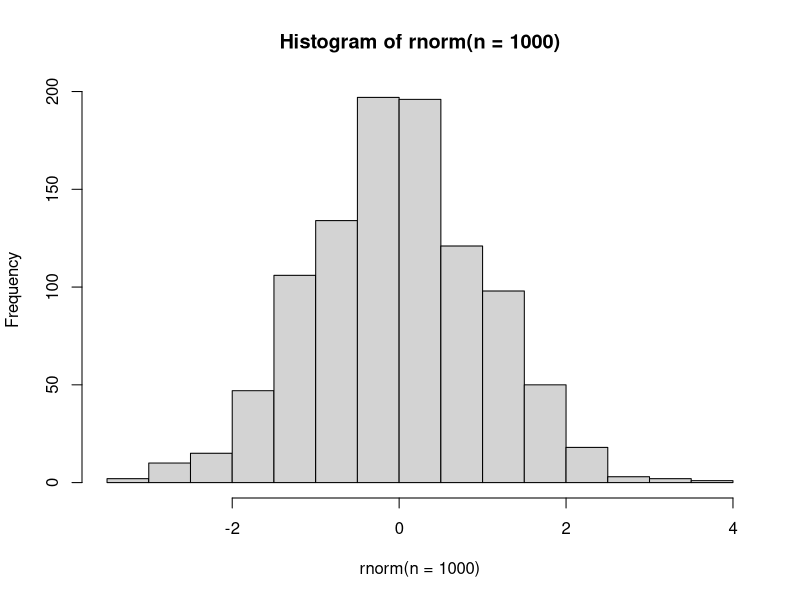
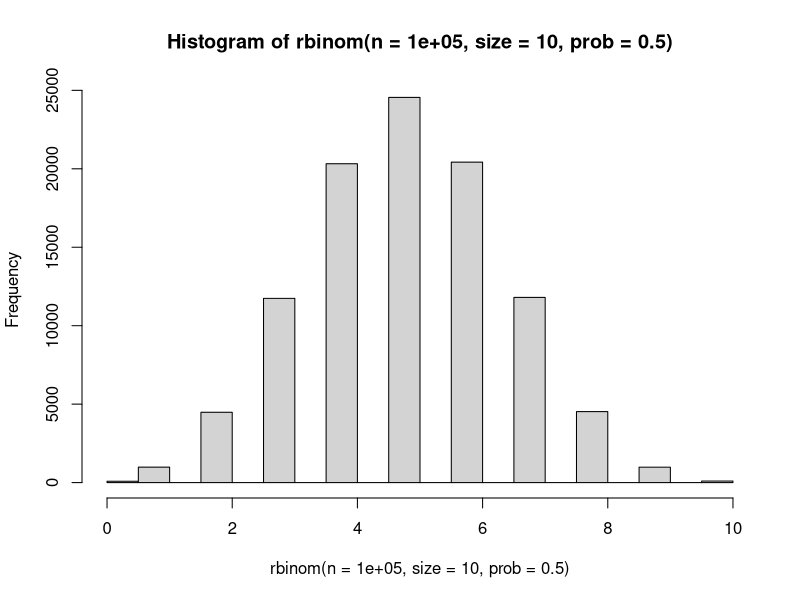
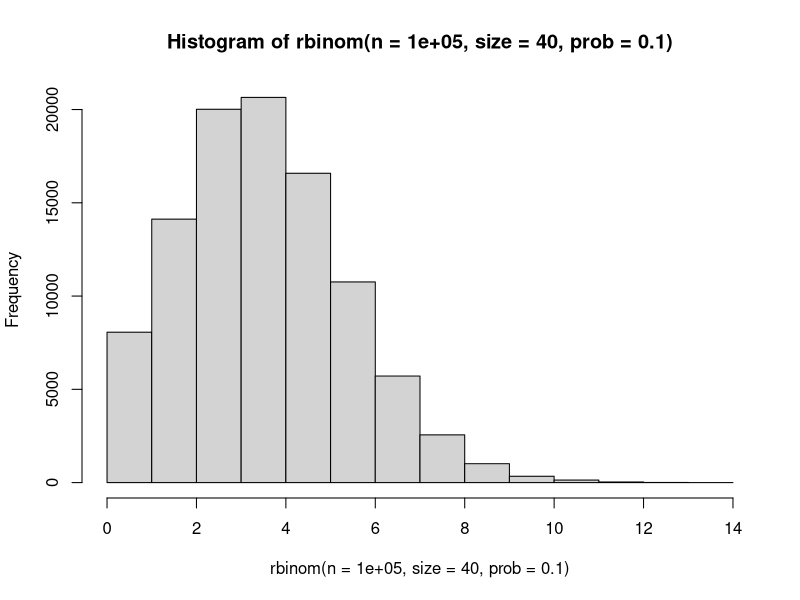
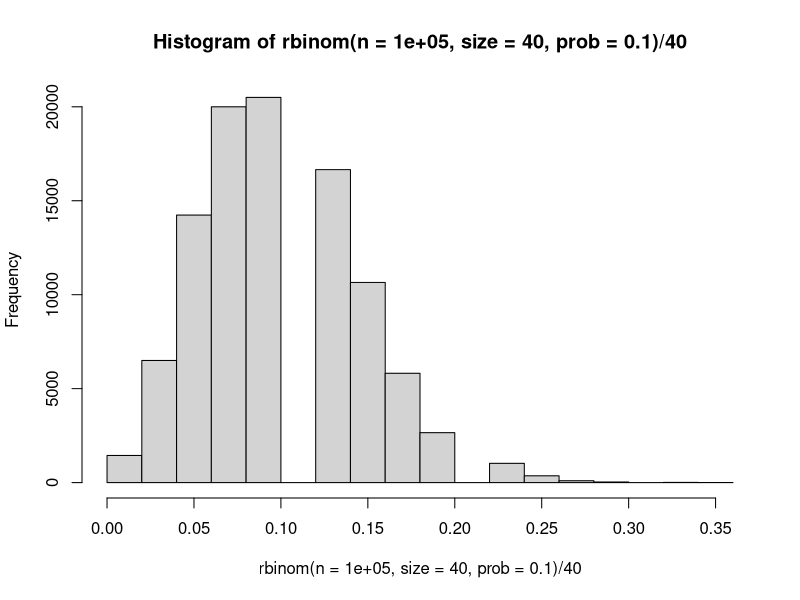
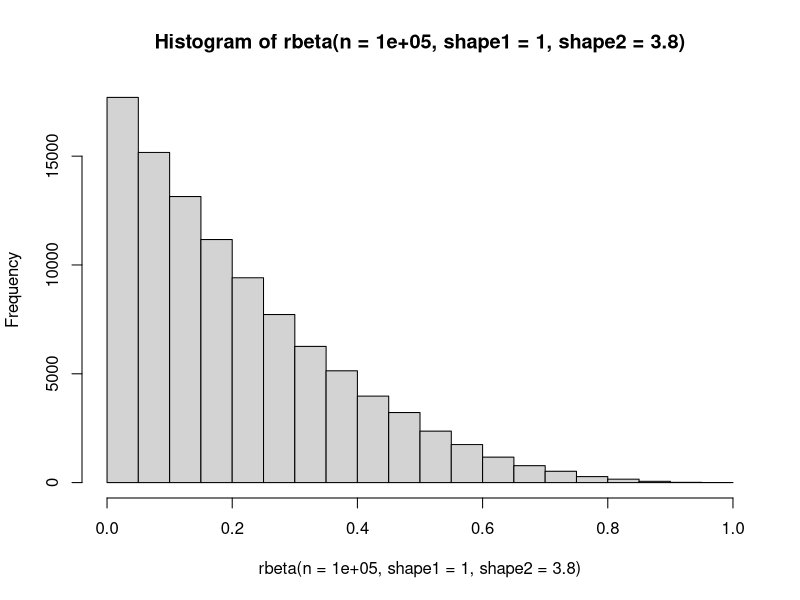

Source code (R) for these figures, in order:
#' 
#' [distribuciones estadísticas]
#' 
#' fuente: https://www.apsnet.org/edcenter/disimpactmngmnt/topc/EcologyAndEpidemiologyInR/IntroductionToR/Pages/StatisticalDistributions.aspx
#' 
#' adicional no usado: https://statisticsglobe.com/beta-distribution-in-r-dbeta-pbeta-qbeta-rbeta
#' https://distribution-explorer.github.io/continuous/normal.html
#' https://distribution-explorer.github.io/continuous/normal.html
#' https://distribution-explorer.github.io/continuous/beta.html
#' https://distribution-explorer.github.io/continuous/gamma.html#
#' 
#' rnorm() ---------------------------------------------
#' 
#' podemos ilustrar una distribución normal 
#' con media 0 y desviación estandar 1
#' dibujando un histograma 
#' con 1000 observaciones aleatorias
#' a partir de esta distribución
hist(rnorm(n = 1000))
#' 
#' cada vez que corras esta última línea, generaras
#' un nuevo conjunto de datos aleatorios. ¡inténtalo!
#' 
#' dnorm() ---------------------------------------------
#' 
#' la densidad de la distribución aleatoria
#' a cualquier punto dado
#' indica qué tan probable son dichos valores en dicho rango
dnorm(x = 0)
dnorm(x = -1)
dnorm(x = 1)
#' 
#' tal y como vemos en la gráfica anterior
#' tanto 1 como -1 tienen una densidad muy similar
#' 
#' ¿cuál es el valor de la densidad para un
#' valor poco probable en el rango, por ejemplo 4?
dnorm(x = 4)
#' 
#' pnorm() ---------------------------------------------
#' 
#' los valores de densidad no proveen los valores de 
#' la probabildiad, pero dan una idea de su 
#' probabilidad relativa.
#' 
#' el percentil proporciona información sobre la 
#' probabilidad de que los valores de una 
#' distribución normal caigan por debajo de un 
#' valor determinado.
#' 
#' ¿cuál es la probabilidad de que los valores sean 
#' inferiores a -1?
pnorm(q = -1)
#' 
#' ¿cuál es la probabilidad de que los valores sean 
#' inferiores a 0?
#' o, ¿qué proporción de valores cae por debajo de 0?
pnorm(q = 0)
#' 
#' ¿qué proporción de valores cae por debajo de 1?
pnorm(q = 1)
#' 
#' en análisis estadísticos, una distribución normal
#' puede ser usada para representar potenciales 
#' observaciones debajo de una hipótesis nula. 
#' si una observación cae lejos en las colas 
#' de esta distribución, sugiere que
#' podemos rechazar la hipótesis nula.
#' 
#' para una distribución normal, 
#' ¿cuál es la probabilidad de que una observación
#' caiga debajo de -1.96?
pnorm(q = -1.96)
#' 
#' ¿cuál es la probabilidad de que una observación
#' caiga por arriba de 1.96?
1 - pnorm(q = 1.96)
#' 
#' note que estos valores
#' son frecuentemente usados como punto de corte,
#' de forma que la probabilidad de una observación
#' caiga debajo de -1.96 o arriba de 1.96, 
#' sumando aproximadamente 0.05.
pnorm(q = -1.96) + (1 - pnorm(q = 1.96))
#' 
#' 0.05 representa una probabilidad aceptablemente baja
#' de que un valor extremo pueda ser observado en una muestra
#' si la hipótesis nula es correcta.
#' 
#' qnorm() ---------------------------------------------
#' 
#' la función cuantil permite plantear
#' preguntas diferentes pero relacionadadas,
#' por ejemplo:
#' ¿por debajo de qué valor cae la mitad de la distribución?
qnorm(p = 0.5)
#' 
#' ¿por debajo de qué valor cae el 2.5% de la distribución?
qnorm(p = 0.025)
#' 
#' ¿por arriba de qué valor cae el 2.5% de la distribución?
qnorm(p = (1-0.025))
#' 
#' -----------------------------------------------------
#' 
#' intenta realizar lo mismo con el resto de distribuciones
#' usando las funciones de la tabla 
#' (https://deploy-preview-104--reconlearn.netlify.app/post/practical-intror-spanish.html#trabajar-con-distribuciones-de-probabilidad)
#' 
#' casi todas las distribuciones estadísticas 
#' emplean de parámetros diferentes, por lo que 
#' sus funciones también requieren de diferentes argumentos. 
#' 
#' por ejemplo, 
#' la distribución binomial tiene dos parámetros, 
#' la probabilidad de éxito, `prob`, y 
#' el número de ensayos, `size`. 
#' 
#' la distribución binomial se suele ilustrar con una 
#' serie de lanzamientos de una moneda, en la que el 
#' éxito puede definirse en términos de que el lanzamiento 
#' de la moneda dé "cara", y 
#' en la que prob=0.5 si la moneda es justa. 
#' 
#' La distribución binomial sólo puede tomar valores 
#' enteros no negativos, a diferencia de la distribución normal, 
#' que incluye cualquier número entre -∞ y ∞.
#' 
hist(rbinom(n=100000, size=10, prob=.5))
#' 
#' con el aplicativo "el zoológico de distribuciones"
#' puedes explorar de forma interactiva
#' por varias distribuciones y sus respectivos parámetros
#' https://ben18785.shinyapps.io/distribution-zoo/
#' 
#' -----------------------------------------------------
#' 
#' [uso de las distribuciones estadísticas en epidemiología]
#' 
#' ejemplo 1:
#' 
#' podemos usar la distribución binomial para describir
#' el número de personas infectadas en un área muestreada
#' por ejemplo, si muestreamos un área que contiene 
#' `size = 40` personas y cada persona tiene un probabilidad
#' `prob = 0.1` de estar infectada, 
#' entonces la distribución del número de personas infectadas 
#' dentro del área es
hist(rbinom(n = 100000, size = 40, prob = 0.1))
# hist(rbinom(n = 100000, size = 40, prob = 0.1),xlim = c(0,40))
#' 
#' también podemos expresarlo en términos de proporción 
#' de personas infectadas dividiendo por su tamaño `size` 
hist(rbinom(n = 100000, size = 40, prob = 0.1)/40)
# hist(rbinom(n = 100000, size = 40, prob = 0.1)/40,xlim = c(0,1))
#' 
#' en promedio, ¿qué porcentaje del área tendría un 
#' 10% o menos de personas infectadas (es decir, 4 de 40)?
pbinom(q = 4, size = 40, prob=0.1)
#' 
#' ejemplo 2:
#' 
#' podemos usar la distribución beta para describir la
#' proporción de personas vacunadas en una población 
#' durante un proceso de vacunación
hist(rbeta(n = 100000, shape1 = 1, shape2 = 3.8))
#' 
#' en promedio, ¿qué porcentaje de la población
#' tendría un 70% o más de personas vacunadas?
1- pbeta(q = 0.7, shape1 = 1, shape2 = 3.8)

